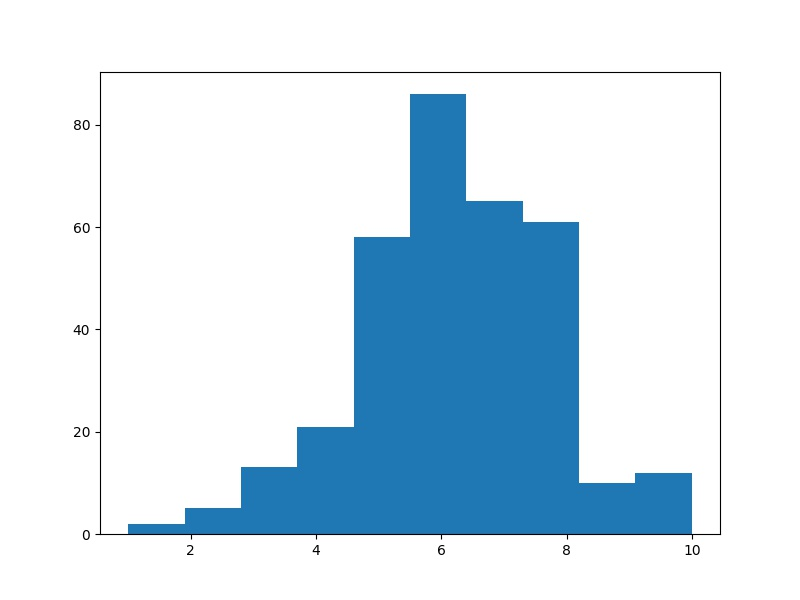

Write Python code to recreate this figure.
import numpy as np
import matplotlib.pyplot as plt

f = open('./2022daily.txt', 'r')
l = f.readlines()
ratings = []
for w in l:
    w = w.strip()
    if w[-3:] == "/10":
        try:
            r = float(w[-6:-3].strip(": "))
        except:
            r = float(w[-5:-3].strip(": "))
        ratings.append(r)
f.close()
print(ratings)

score_counter = {"0.0" : 0, "0.5" : 0, "1.0" : 0, "1.5" : 0,
                 "2.0" : 0, "2.5" : 0, "3.0" : 0, "3.5" : 0,
                 "4.0" : 0, "4.5" : 0, "5.0" : 0, "5.5" : 0,
                 "6.0" : 0, "6.5" : 0, "7.0" : 0, "7.5" : 0,
                 "8.0" : 0, "8.5" : 0, "9.0" : 0, "9.5" : 0,
                 "10.0" : 0
                 }
for s in ratings:
    score_counter[str(s)] += 1
print(score_counter)

plt.figure(figsize=(8,6))
plt.hist(ratings)
plt.savefig("notecloud.jpeg")
